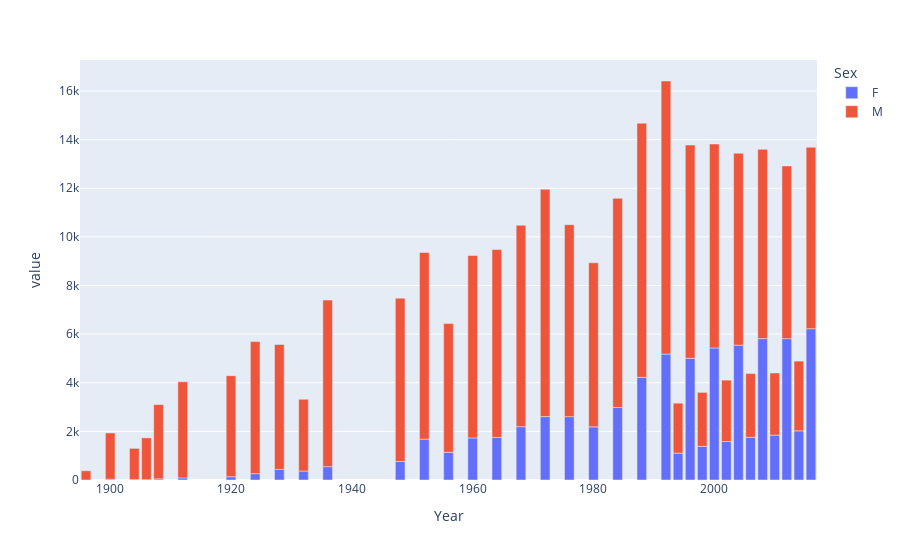

Notebook cell for this chart:
### Code cell
import plotly.express as px

gender_per_year = pd.pivot_table(df, index="Year", columns="Sex", aggfunc="size", fill_value=0)
px.bar(gender_per_year)

### Figure 1 — Plotly figure (JSON) as saved in the notebook; plotly's stock layout.template omitted (floating-point values rounded to 4 significant figures)
{"data": [{"alignmentgroup": "True", "hovertemplate": "Sex=F<br>Year=%{x}<br>value=%{y}<extra></extra>", "legendgroup": "F", "marker": {"color": "#636efa", "pattern": {"shape": ""}}, "name": "F", "offsetgroup": "F", "orientation": "v", "showlegend": true, "textposition": "auto", "type": "bar", "x": [1896, 1900, 1904, 1906, 1908, 1912, 1920, 1924, 1928, 1932, 1936, 1948, 1952, 1956, 1960, 1964, 1968, 1972, 1976, 1980, 1984, 1988, 1992, 1994, 1996, 1998, 2000, 2002, 2004, 2006, 2008, 2010, 2012, 2014, 2016], "xaxis": "x", "y": [0, 33, 16, 11, 47, 87, 134, 261, 437, 369, 549, 761, 1682, 1139, 1730, 1752, 2193, 2608, 2606, 2186, 2983, 4223, 5178, 1105, 5008, 1384, 5431, 1582, 5546, 1757, 5816, 1847, 5815, 2023, 6223], "yaxis": "y"}, {"alignmentgroup": "True", "hovertemplate": "Sex=M<br>Year=%{x}<br>value=%{y}<extra></extra>", "legendgroup": "M", "marker": {"color": "#EF553B", "pattern": {"shape": ""}}, "name": "M", "offsetgroup": "M", "orientation": "v", "showlegend": true, "textposition": "auto", "type": "bar", "x": [1896, 1900, 1904, 1906, 1908, 1912, 1920, 1924, 1928, 1932, 1936, 1948, 1952, 1956, 1960, 1964, 1968, 1972, 1976, 1980, 1984, 1988, 1992, 1994, 1996, 1998, 2000, 2002, 2004, 2006, 2008, 2010, 2012, 2014, 2016], "xaxis": "x", "y": [380, 1903, 1285, 1722, 3054, 3953, 4158, 5432, 5137, 2952, 6852, 6719, 7676, 5295, 7505, 7728, 8286, 9351, 7896, 6751, 8605, 10453, 11235, 2055, 8772, 2221, 8390, 2527, 7897, 2625, 7786, 2555, 7105, 2868, 7465], "yaxis": "y"}], "layout": {"barmode": "relative", "legend": {"title": {"text": "Sex"}, "tracegroupgap": 0}, "margin": {"t": 60}, "xaxis": {"anchor": "y", "domain": [0, 1], "title": {"text": "Year"}}, "yaxis": {"anchor": "x", "domain": [0, 1], "title": {"text": "value"}}}}
